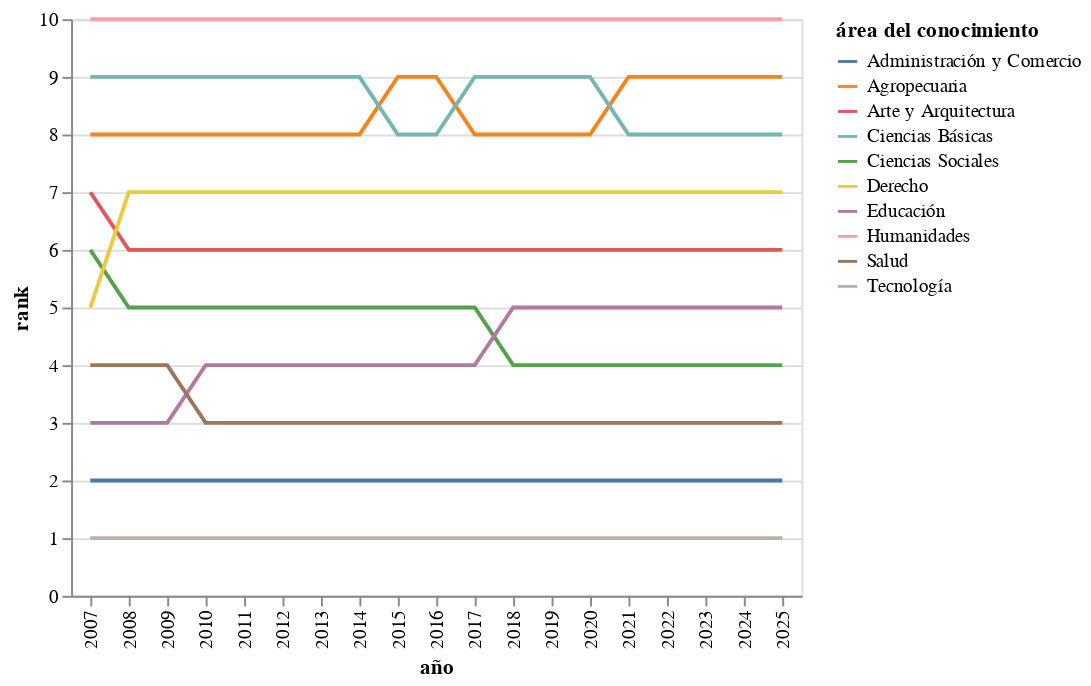

Here is the notebook cell this chart was saved with:
### Code cell
cols_44 = ["año", "área del conocimiento"]
col_add_44 = "total matrícula hombres"
df_44 = raw.groupby(cols_44)[col_add_44].sum().reset_index()

df_44_final = pd.DataFrame({"año": [], "área del conocimiento": [],
                           "total matrícula hombres": [], "rank": []})

for year in df_44["año"].unique():
    yr_df = df_44[df_44["año"] == year].copy()
    yr_df["rank"] = yr_df["total matrícula hombres"].rank(ascending=False)
    df_44_final = pd.concat([df_44_final, yr_df])


chart_44 = alt.Chart(df_44_final).mark_line().encode(
    x = alt.X("año:O"),
    y = "rank",
    color = "área del conocimiento")
chart_44

### Figure 1 — Vega-Lite specification as saved in the notebook (floating-point values rounded to 4 significant figures; data arrays with more than 128 entries replaced by an {"elided": "..."} marker saying what was removed)
{"config": {"view": {"continuousWidth": 300, "continuousHeight": 300}}, "data": {"name": "data-008653865b3c15d7874971cbafb9567d"}, "mark": {"type": "line"}, "encoding": {"color": {"field": "área del conocimiento", "type": "nominal"}, "x": {"field": "año", "type": "ordinal"}, "y": {"field": "rank", "type": "quantitative"}}, "$schema": "https://vega.github.io/schema/vega-lite/v5.20.1.json", "datasets": {"data-008653865b3c15d7874971cbafb9567d": {"elided": "190 records"}}}
